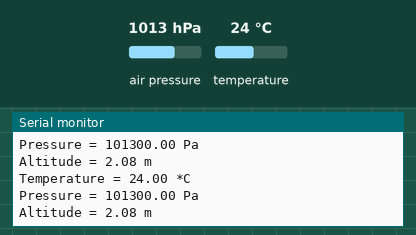
Simulated run of this program. Board: Arduino Uno, built with avr-gcc and run on an emulated ATmega328P. Parts: the last lines printed to the serial monitor. The inputs (shaded band) are chosen by the test bench; at power-on: air pressure 1013 hPa, temperature 24 °C.

Above: at 1.2 s.
1.3 s: air pressure set to 952 hPa
At 1.87 s:
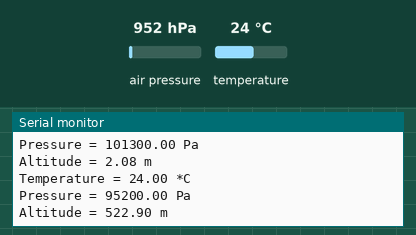
2.8 s: temperature set to 12 °C
At 3.38 s:
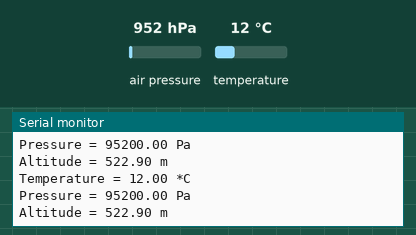
4.3 s: air pressure set to 975 hPa
At 4.9 s:
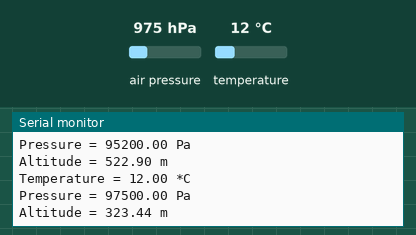
Timing chart, 0 to 7.3 s (numbered marks = the images above; inputs shaded):
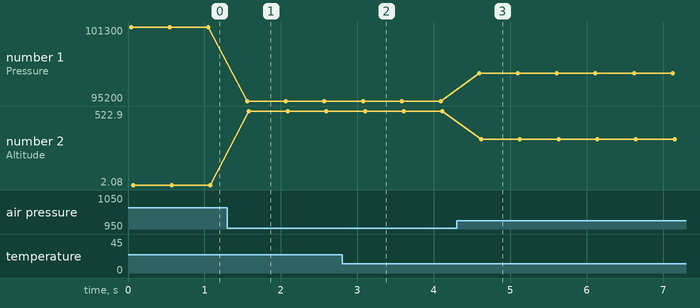

The program:

main.cpp
```cpp
// Code tiré de l'exemple d'adafruit
// et de
// https://create.arduino.cc/projecthub/abdularbi17/how-to-scan-i2c-address-in-arduino-eaadda
// pour scanner les adresses I2C

#include <Adafruit_BME280.h>
#include <Adafruit_BMP280.h>
#include <Adafruit_Sensor.h>
#include <Arduino.h>
#include <SPI.h>
#include <Wire.h>

//#define TESTADRESSES
//#define TESTBME280
#define TESTBMP280

#define SEALEVELPRESSURE_HPA (1013.25)

void testerAdresses();
void printValues();
void printValuesBMP();

Adafruit_BME280 bme;
Adafruit_BMP280 bmp;
unsigned long delayTime = 500;

void setup() {
#ifdef TESTADRESSES
  Wire.begin();
#endif

  Serial.begin(9600);
  while (!Serial) {
    ;
  }

#ifdef TESTBME280
  Serial.println(F("BME280 test"));

  unsigned status = bme.begin(0x76);  // 0x76 => adresse de mon BME280
  if (!status) {
    Serial.println(
        "Could not find a valid BME280 sensor, check wiring, address, sensor "
        "ID!");
  }
  Serial.println();
#endif

#ifdef TESTBMP280
  Serial.println(F("BMP280 test"));

  unsigned status = bmp.begin(0x76);  // 0x76 => adresse de mon BME280
  if (!status) {
    Serial.println(
        "Could not find a valid BMP280 sensor, check wiring, address, sensor "
        "ID!");
  }
  Serial.println();
#endif
}

void loop() {
#ifdef TESTADRESSES
  testerAdresses();
#endif

#ifdef TESTBME280
  printValues();
#endif
#ifdef TESTBMP280
  printValuesBMP();
#endif
  delay(delayTime);
}

void printValuesBMP() {
  Serial.print(F("Temperature = "));
  Serial.print(bmp.readTemperature());
  Serial.println(F(" *C"));

  Serial.print(F("Pressure = "));
  Serial.print(bmp.readPressure());
  Serial.println(F(" Pa"));

  Serial.print(F("Altitude = "));
  Serial.print(bmp.readAltitude(SEALEVELPRESSURE_HPA));
  Serial.println(F(" m"));

  Serial.println();
}

void printValues() {
  Serial.print("Temperature = ");
  Serial.print(bme.readTemperature());
  Serial.println(" °C");

  Serial.print("Pressure = ");

  Serial.print(bme.readPressure() / 100.0F);
  Serial.println(" hPa");

  Serial.print("Approx. Altitude = ");
  Serial.print(bme.readAltitude(SEALEVELPRESSURE_HPA));
  Serial.println(" m");

  Serial.print("Humidity = ");
  Serial.print(bme.readHumidity());
  Serial.println(" %");

  Serial.println();
}

void testerAdresses() {
  byte error, address;  // variable for error and I2C address
  int nDevices;

  Serial.println("Scanning...");

  nDevices = 0;
  for (address = 1; address < 127; address++) {
    // The i2c_scanner uses the return value of
    // the Write.endTransmisstion to see if
    // a device did acknowledge to the address.
    Wire.beginTransmission(address);
    error = Wire.endTransmission();

    if (error == 0) {
      Serial.print("I2C device found at address 0x");
      if (address < 16) Serial.print("0");
      Serial.print(address, HEX);
      Serial.println("  !");
      nDevices++;
    } else if (error == 4) {
      Serial.print("Unknown error at address 0x");
      if (address < 16) Serial.print("0");
      Serial.println(address, HEX);
    }
  }
  if (nDevices == 0) {
    Serial.println("No I2C devices found\n");
  } else {
    Serial.println("done\n");
  }
}
```

Measured:
- after the input at 1.3 s, the serial monitor: prints a new line after 0.26 s (image 1)
- after the input at 2.8 s, the serial monitor: prints a new line after 0.25 s (image 2)
- after the input at 4.3 s, the serial monitor: prints a new line after 0.29 s (image 3)
- plotted number 1: 101300 → 95200 after the input at 1.3 s, 95200 → 97500 after the input at 4.3 s
- plotted number 2: 2.08 → 522.9 after the input at 1.3 s, 522.9 → 323.44 after the input at 4.3 s
